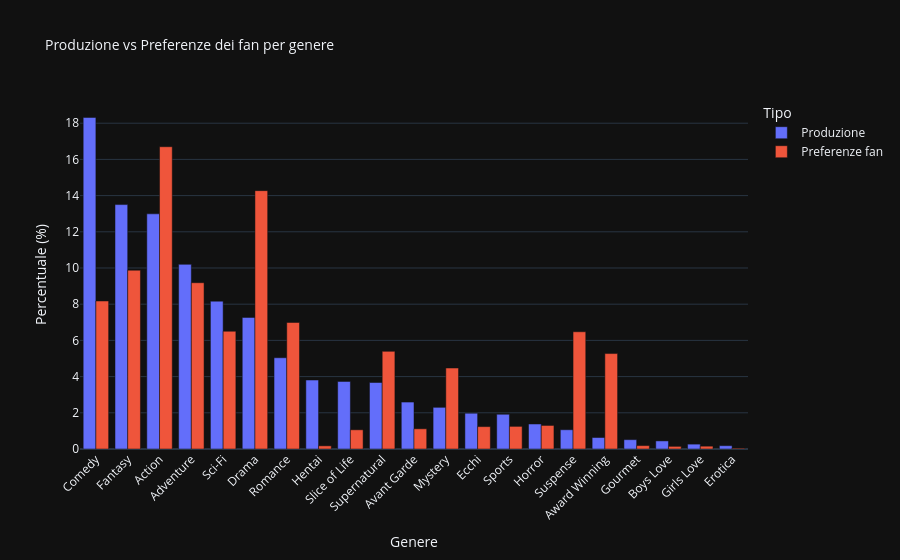

Notebook cell for this chart:
### Markdown cell above
### I generi più prodotti sono anche quelli più amati dai fan?

### Code cell
details = df_details.copy().dropna(subset=['genres'])

details = details[details['year'] <= 2024] # filtriamo i dati fino al 2024 per incompletezza del dataset dal <= 2025

# converte la colonna generi da stringa in lista
details['genres'] = details['genres'].apply(utils.parse_genres)
# ogni genere diventa una riga separata
genres_df = details.explode('genres')
# preferiti di tipo anime
favs = df_favs[df_favs['fav_type'] == 'anime'].copy()
# produzione: % di ogni genere sul totale
production = genres_df['genres'].value_counts()
production_pct = production / production.sum() * 100

# preferiti: unione e % di ogni genere
favs_genres = pd.merge(favs, genres_df[['mal_id', 'genres']], on='mal_id', how='inner')
favs_count = favs_genres['genres'].value_counts()
favs_pct = favs_count / favs_count.sum() * 100
# dataframe con le due percentuali affiancate, tutti i generi
compare = pd.DataFrame({'Produzione': production_pct,
                        'Preferenze fan': favs_pct}).dropna()
compare = compare.sort_values('Produzione', ascending=False)


# formato plotly
compare_long = (compare.rename_axis('Genere').reset_index()
                .melt(id_vars='Genere', var_name='Tipo', value_name='Percentuale'))

# creazione grafico con Plotly
fig = px.bar(compare_long, x='Genere', y='Percentuale', color='Tipo',
    barmode='group',
    title="Produzione vs Preferenze dei fan per genere",
    labels={'Percentuale': 'Percentuale (%)'})
fig.update_traces(hovertemplate='%{y:.2f}%<extra></extra>')
fig.update_layout(
    xaxis=dict(tickangle=-45),
    hovermode="x unified",
    template="plotly_dark",
    title_font_size=14
)
fig.show()

### Figure 1 — Plotly figure (JSON) as saved in the notebook; plotly's stock layout.template omitted (floating-point values rounded to 4 significant figures)
{"data": [{"alignmentgroup": "True", "hovertemplate": "%{y:.2f}%<extra></extra>", "legendgroup": "Produzione", "marker": {"color": "#636efa", "pattern": {"shape": ""}}, "name": "Produzione", "offsetgroup": "Produzione", "orientation": "v", "showlegend": true, "textposition": "auto", "x": ["Comedy", "Fantasy", "Action", "Adventure", "Sci-Fi", "Drama", "Romance", "Hentai", "Slice of Life", "Supernatural", "Avant Garde", "Mystery", "Ecchi", "Sports", "Horror", "Suspense", "Award Winning", "Gourmet", "Boys Love", "Girls Love", "Erotica"], "xaxis": "x", "y": [18.32, 13.5, 12.99, 10.2, 8.168, 7.27, 5.042, 3.81, 3.734, 3.674, 2.594, 2.302, 1.977, 1.92, 1.382, 1.064, 0.6342, 0.5158, 0.4467, 0.269, 0.1826], "yaxis": "y", "type": "bar"}, {"alignmentgroup": "True", "hovertemplate": "%{y:.2f}%<extra></extra>", "legendgroup": "Preferenze fan", "marker": {"color": "#EF553B", "pattern": {"shape": ""}}, "name": "Preferenze fan", "offsetgroup": "Preferenze fan", "orientation": "v", "showlegend": true, "textposition": "auto", "x": ["Comedy", "Fantasy", "Action", "Adventure", "Sci-Fi", "Drama", "Romance", "Hentai", "Slice of Life", "Supernatural", "Avant Garde", "Mystery", "Ecchi", "Sports", "Horror", "Suspense", "Award Winning", "Gourmet", "Boys Love", "Girls Love", "Erotica"], "xaxis": "x", "y": [8.177, 9.88, 16.7, 9.186, 6.505, 14.27, 6.991, 0.1748, 1.061, 5.394, 1.116, 4.473, 1.236, 1.25, 1.302, 6.477, 5.272, 0.188, 0.1462, 0.1563, 0.0408], "yaxis": "y", "type": "bar"}], "layout": {"xaxis": {"anchor": "y", "domain": [0.0, 1.0], "title": {"text": "Genere"}, "tickangle": -45}, "yaxis": {"anchor": "x", "domain": [0.0, 1.0], "title": {"text": "Percentuale (%)"}}, "legend": {"title": {"text": "Tipo"}, "tracegroupgap": 0}, "title": {"text": "Produzione vs Preferenze dei fan per genere", "font": {"size": 14}}, "barmode": "group", "hovermode": "x unified"}}
